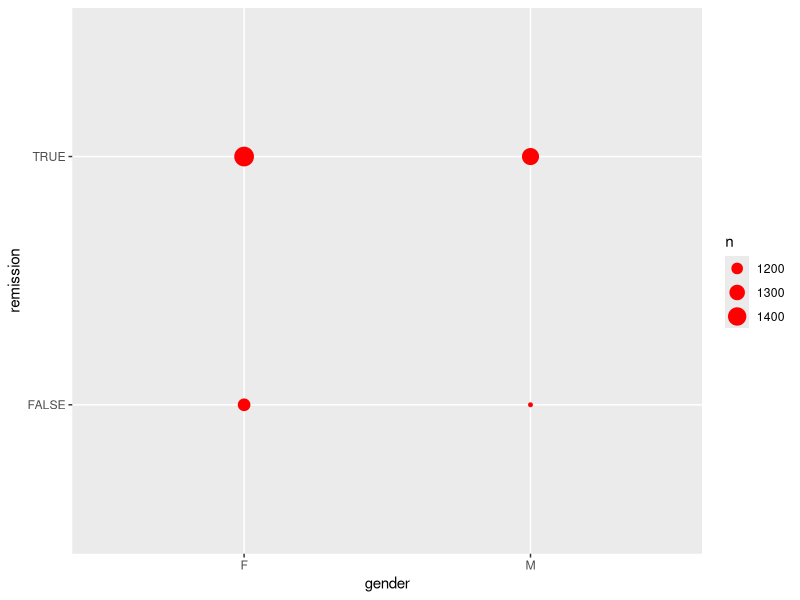

Write R code to recreate this figure.
library(tidyverse)
library(here)

myData<- read_table(here("Data", "joined_adjusted.tsv"))

glimpse(myData)

#extra plot
ggplot(myData) +
  aes(
    x = gender,
    y = remission
  ) +
  geom_count(colour="red")


